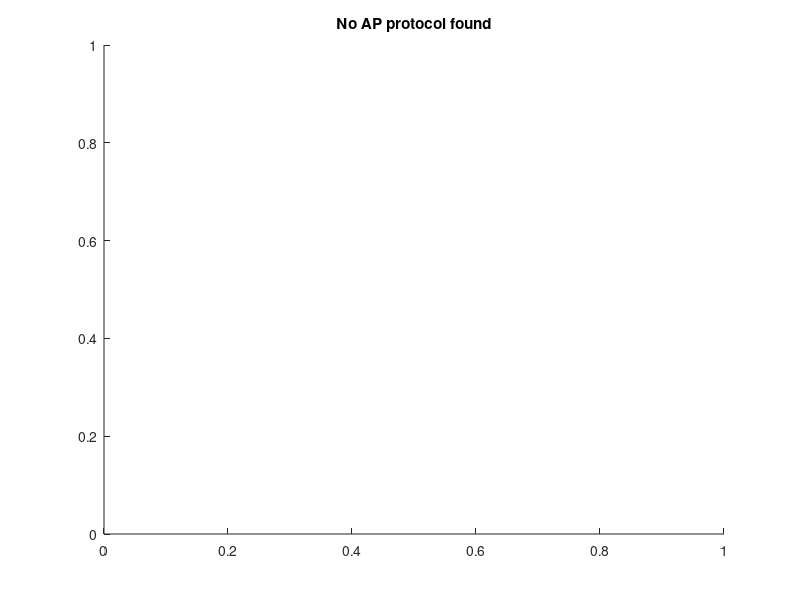

Here is the MATLAB script that generated this plot:
clear
clc
Neuronlist={'May22IR1h'};

for neuron_count=1:length(Neuronlist)
% set default values to all the outputs to 0 so in the file if anything is
% 0, that protocol is bad!!
thre=NaN;
pe=NaN;
ampl=NaN;
riset=NaN;
decayt=NaN;
halft=NaN;
tau=NaN;
b1=[NaN NaN];
RN_allfit=NaN;
RN_fifit=NaN;
sag=NaN;
rheo=NaN;
f_ahp=NaN;

file_AP = sprintf([Neuronlist{neuron_count},'-AP.mat']); 
file_RN = sprintf([Neuronlist{neuron_count},'-Rn.mat']);
file_High=sprintf([Neuronlist{neuron_count},'-HighRn.mat']);
file_low=sprintf([Neuronlist{neuron_count},'-LowRn.mat']);
file_rheo = sprintf([Neuronlist{neuron_count},'-ramp.mat']); 
mkdir([Neuronlist{neuron_count},'_figs']);

%%%section 5:AP analysis single trace
cd(Neuronlist{neuron_count});
if (exist(file_AP,'file'))
load(file_AP);
mat_ap=matfile(file_AP);
Name_ap=whos(mat_ap);
if (isempty(Name_ap)~=1)
clear mat_ap
N_ap=length(Name_ap)/2;
Trace_temp=eval(Name_ap(2*1-1).name);
l_ap=length(Trace_temp(:,1));
T_ap=table([1:N_ap]',zeros(N_ap,l_ap),zeros(N_ap,l_ap),'VariableNames',{'Trace','t','v'});
Cur=zeros(N_ap,1);
str_temp=Name_ap(1).name;
pos_underscore=strfind(str_temp,'_');
hiname_template=str_temp(1:pos_underscore(3)); 
num_aplevel=0;
min_v=100;
i_hi=1;
%seperate the trace we want for AP analysis
marker_ap=0;
while (i_hi<=N_ap)
pos_ap=0;
Cur_ap=zeros(num_aplevel,1);
Traceap=eval([hiname_template,num2str(i_hi),'_1']);
Trace_cur=eval([hiname_template,num2str(i_hi),'_2']);
l_cur=length(Trace_cur);
Cur_temp=roundn(mean(Trace_cur(round(0.3*l_cur):round(0.5*l_cur),2))*10^12,1);

v_ap=Traceap(:,2).*1000;
t_ap=Traceap(:,1).*1000;
if((max(v_ap)>0)&&(Cur_temp>0))
    [peak_temp id_peaktemp]=findpeaks(v_ap);
    ap_peaktemp=find(peak_temp>0);
    num_ptemp=length(find(peak_temp>0));
    t_aptemp=t_ap(id_peaktemp(ap_peaktemp));
    if ((num_ptemp>=3)&&(max(diff(t_aptemp))>20))
    marker_ap=1;
    if ((num_ptemp==3)&&(min(diff(t_aptemp))<20))
        marker_ap=0;
    else
        break
    end
    end
end
i_hi=i_hi+1;
end    

if(marker_ap~=0)
Trace_cur=eval([hiname_template,num2str(i_hi),'_2']);
Cur=roundn(mean(Trace_cur(1500:2500,2))*10^12,1);
l=length(v_ap);
dv_ap=get_dVdt(t_ap,v_ap);
d2v_ap=get_dVdt(t_ap(2:end-1),dv_ap(2:end));
t_bound=t_ap(end);
dv_thre=3;

cd(['../',Neuronlist{neuron_count},'_figs']);
subplot(1,2,1)
plot(t_ap,v_ap);
xlabel('Time (ms)');
ylabel('Vm (mV)');
title(['Full trace at ',num2str(Cur),'pA']);

[thre pe ampl riset decayt halft]=AP_ana(Neuronlist{neuron_count},t_ap,v_ap,dv_ap,d2v_ap,dv_thre);
else
    figure()
    title('No eligible AP trace found')
    cd(['../',Neuronlist{neuron_count},'_figs']);
    saveas(gcf,'No AP trace.png');
    close;
end
else
    figure()
    title('AP empty')
    cd(['../',Neuronlist{neuron_count},'_figs']);
    saveas(gcf,'AP empty.png');
    close;
end
else
    figure()
    title('No AP protocol found')
    cd(['../',Neuronlist{neuron_count},'_figs']);
    saveas(gcf,'No AP.png');
    close;
end   
cd ..
%%%%section 5 end


fout = fopen('output_ap.txt', 'a+');
str_date=date;

fprintf(fout,'%s\t%s\t%f\t%f\t%f\t%f\t%f\n',str_date,Neuronlist{neuron_count},thre,ampl,riset,decayt,halft);

end


